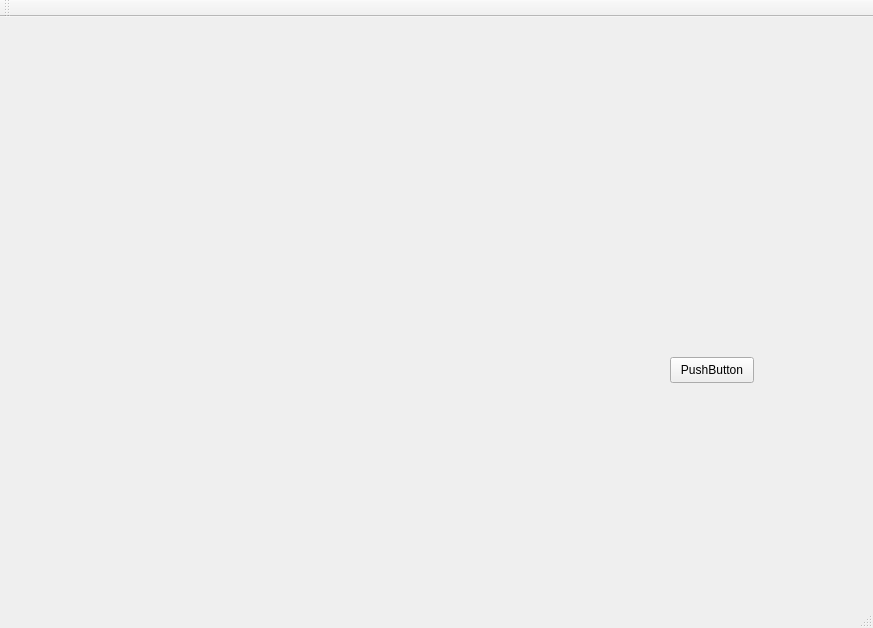
<?xml version="1.0" encoding="UTF-8"?>
<ui version="4.0">
 <class>MainWindow</class>
 <widget class="QMainWindow" name="MainWindow">
  <property name="geometry">
   <rect>
    <x>0</x>
    <y>0</y>
    <width>873</width>
    <height>628</height>
   </rect>
  </property>
  <property name="windowTitle">
   <string>MainWindow</string>
  </property>
  <widget class="QWidget" name="centralWidget">
   <widget class="QLabel" name="window">
    <property name="geometry">
     <rect>
      <x>40</x>
      <y>20</y>
      <width>500</width>
      <height>500</height>
     </rect>
    </property>
    <property name="text">
     <string/>
    </property>
   </widget>
   <widget class="QLabel" name="palette">
    <property name="geometry">
     <rect>
      <x>590</x>
      <y>30</y>
      <width>256</width>
      <height>256</height>
     </rect>
    </property>
    <property name="text">
     <string/>
    </property>
   </widget>
   <widget class="QPushButton" name="pushButton">
    <property name="geometry">
     <rect>
      <x>670</x>
      <y>340</y>
      <width>84</width>
      <height>26</height>
     </rect>
    </property>
    <property name="text">
     <string>PushButton</string>
    </property>
   </widget>
  </widget>
  <widget class="QMenuBar" name="menuBar">
   <property name="geometry">
    <rect>
     <x>0</x>
     <y>0</y>
     <width>873</width>
     <height>23</height>
    </rect>
   </property>
  </widget>
  <widget class="QToolBar" name="mainToolBar">
   <attribute name="toolBarArea">
    <enum>TopToolBarArea</enum>
   </attribute>
   <attribute name="toolBarBreak">
    <bool>false</bool>
   </attribute>
  </widget>
  <widget class="QStatusBar" name="statusBar"/>
 </widget>
 <layoutdefault spacing="6" margin="11"/>
 <resources/>
 <connections/>
</ui>
